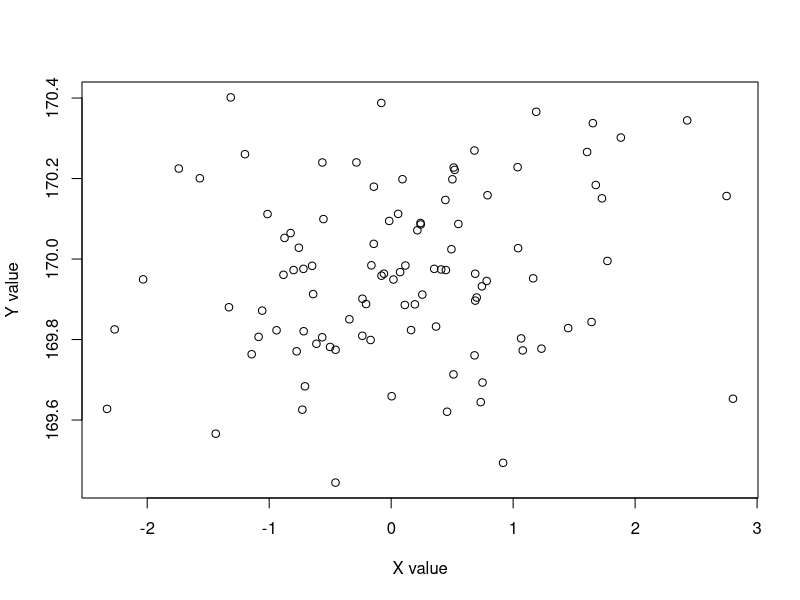
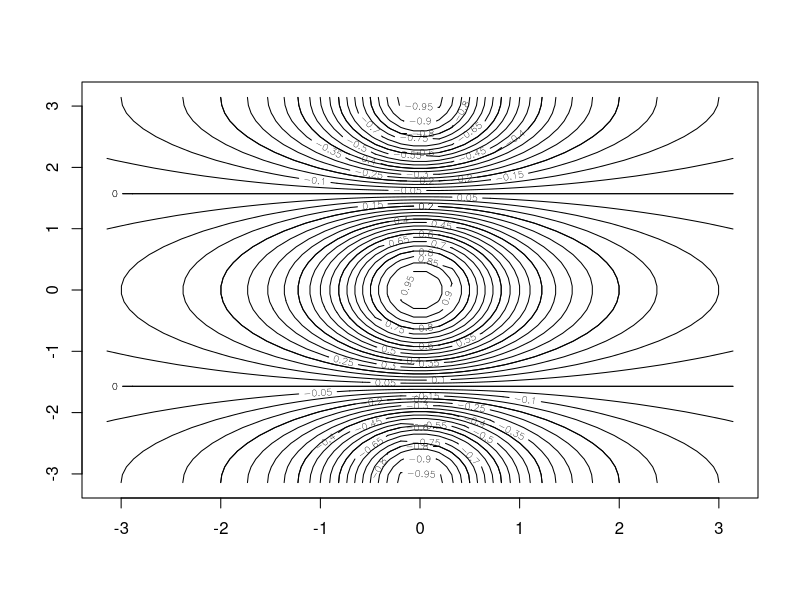
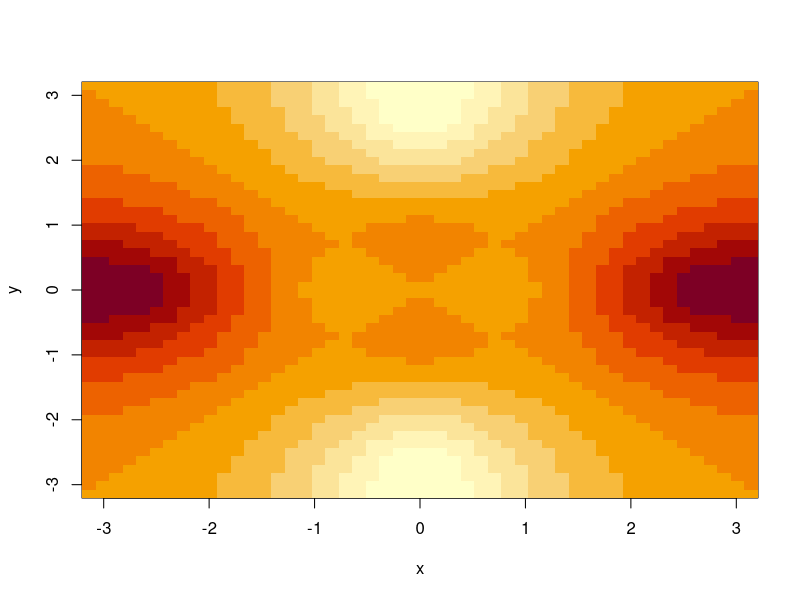
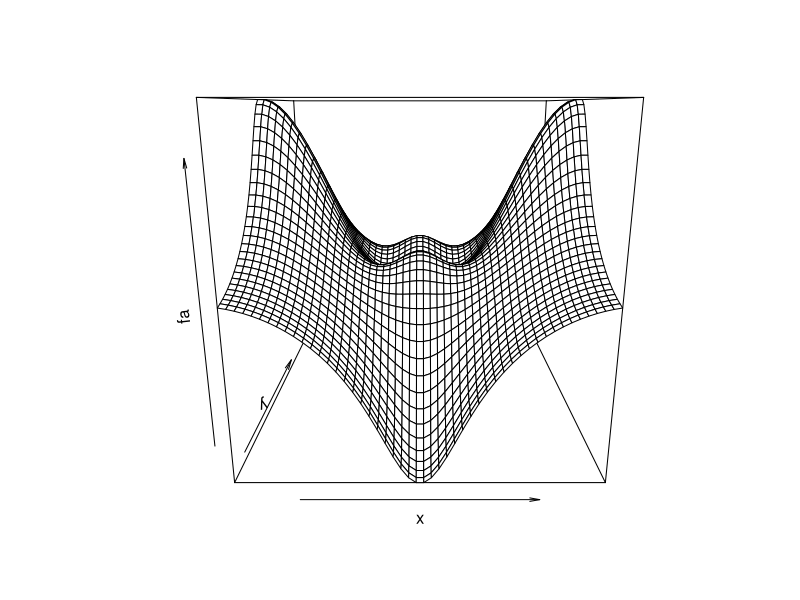
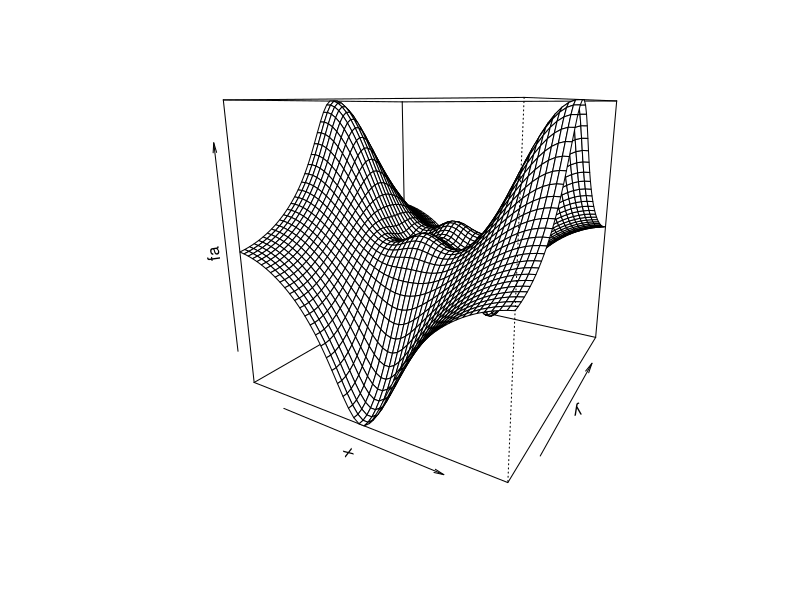
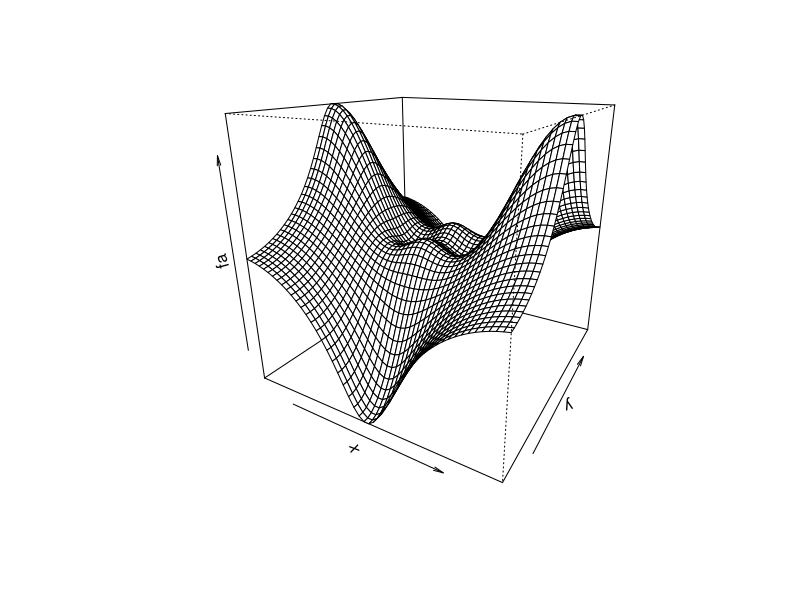
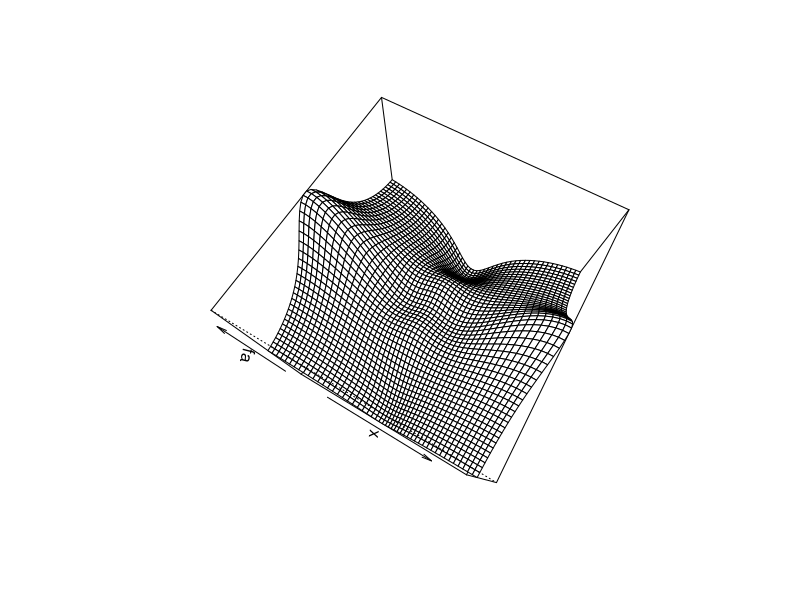
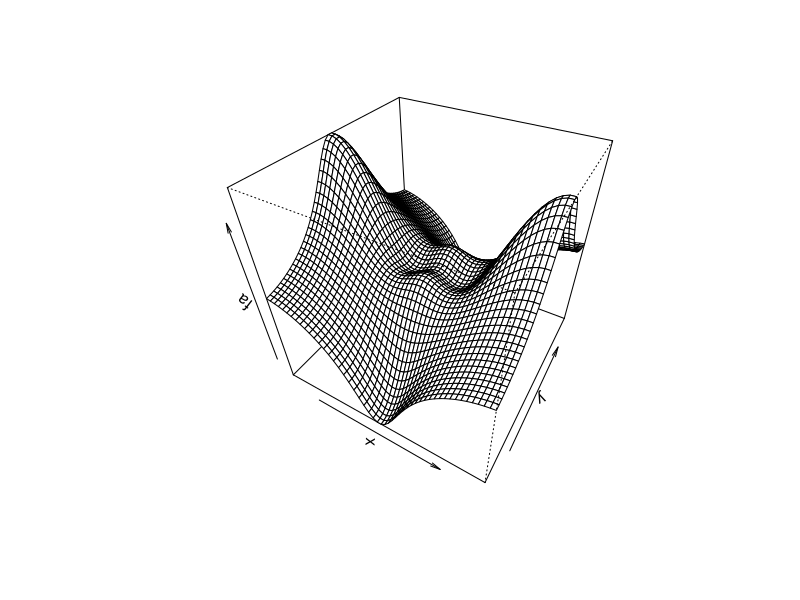

Here is the R script that generated these plots, in order:
## ---- chunk 1
x = rnorm(100)
y = 50 + rnorm(100,mean=120,sd=0.2)
plot(x,y,xlab="X value",ylab = "Y value")
## ---- chunk 2
x = seq(-pi,pi,length=50)
y = x
f = outer(x,y, function(x,y) cos(y)/(1+x^2))
contour(x,y,f)
contour (x,y,f,nlevels =45, add=T)
## ---- chunk 3
fa=(f-t(f))/2
image(x,y,fa)
## ---- chunk 4
persp(x,y,fa)
persp(x,y,fa ,theta =30)
persp(x,y,fa ,theta =30, phi =20)
persp(x,y,fa ,theta =30, phi =70)
persp(x,y,fa ,theta =30, phi =40)
